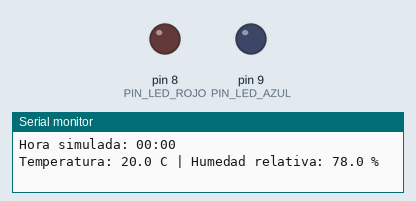
This sketch was run on a simulated Arduino Uno, built with avr-gcc and run on an emulated ATmega328P. On the bench: output pins drawn as LEDs (lit = HIGH), the last lines printed to the serial monitor.

Above: at 1.5 s.
At 6.0 s:
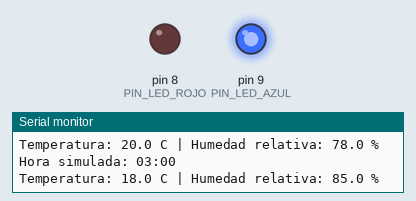
At 16.5 s:
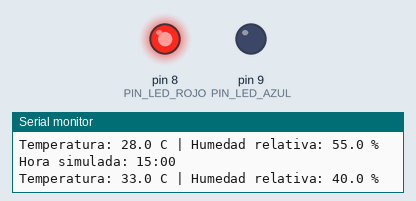
Timing chart, 0 to 31.3 s (numbered marks = the images above):
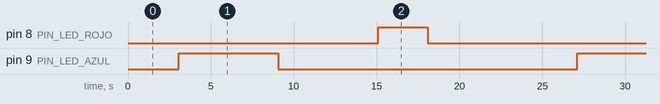

Measured:
- by itself, pin 8 (PIN_LED_ROJO): alternates HIGH for 3.0 s and LOW for 21.0 s
- by itself, pin 9 (PIN_LED_AZUL): alternates HIGH for 6.0 s and LOW for 18.0 s
- by itself, everything shown: repeats every 24.0 s, in 4 steps

The sketch:

sketch.ino
```cpp
/*
  TALLER IoT - Arduino UNO, DHT22 y dos LED
  =======================================================
  OBJETIVO: observar un dia FICTICIO de temperatura/humedad.
  El codigo ya funciona: tu tarea es conectar el circuito.

  CONEXIONES POR REALIZAR EN WOKWI (el diagrama se entrega SIN cables):
    DHT22 VCC  -> Arduino 5V
    DHT22 GND  -> Arduino GND
    DHT22 SDA  -> Arduino D2     (NC queda sin conectar)

    Arduino D8 -> resistencia 220 ohm -> A del LED ROJO
    C del LED ROJO -> Arduino GND
    Arduino D9 -> resistencia 220 ohm -> A del LED AZUL
    C del LED AZUL -> Arduino GND

  LED ROJO: alerta si temperatura >= 30 grados Celsius.
  LED AZUL: alerta si humedad relativa >= 80 %.

  DOS MODOS DE TRABAJO:
  true  = DIA AUTOMATICO (valor inicial): usa arreglos de ejemplo;
          NO usa el DHT22 para obtener temperatura/humedad.
  false = SENSOR DHT22: lee la temperatura/humedad del sensor;
          debes haberlo conectado y puedes mover sus controles.

  NOTA: el ciclo de datos ficticios no cambia los controles graficos
  del DHT22. Los datos se observan en el monitor serie y en los LED.
  No hay Wi-Fi, ni simulacion fisica de un invernadero.
*/

#include <DHT.h>                   // Biblioteca para el sensor DHT22.

// ===================== 1. CONFIGURACION =====================
const bool DIA_AUTOMATICO = true; // Pon false para leer el DHT22.

// Pines: los numeros deben coincidir con los cables del diagrama.
const int PIN_DHT = 2;            // Entrada de datos del DHT22 (D2).
const int PIN_LED_ROJO = 8;       // Salida para alerta de calor (D8).
const int PIN_LED_AZUL = 9;       // Salida para alerta de humedad (D9).

// Limites didacticos: no son recomendaciones agronomicas.
const float LIMITE_CALOR = 30.0;  // LED rojo se enciende desde 30 C.
const float LIMITE_HUMEDAD = 80.0;// LED azul se enciende desde 80 %.

DHT sensor(PIN_DHT, DHT22);       // Crea un objeto para leer el DHT22.

// ===================== 2. DIA FICTICIO =====================
// Cada posicion representa un momento. Los tres arreglos deben
// conservar la misma cantidad de elementos y el mismo orden.
const int HORAS[] =      { 0,  3,  6,  9, 12, 15, 18, 21};
const float TEMPS[] =   {20, 18, 17, 23, 28, 33, 29, 24};
const float HUMEDADES[] = {78, 85, 88, 72, 55, 40, 53, 68};
const int CANTIDAD = sizeof(HORAS) / sizeof(HORAS[0]);
int paso = 0;                     // Indice del momento actual (0 a 7).

// ===================== 3. INICIO =====================
// setup() se ejecuta UNA SOLA VEZ al arrancar el Arduino.
void setup() {
  Serial.begin(9600);            // Activa el monitor serie de Wokwi.
  pinMode(PIN_LED_ROJO, OUTPUT);  // Configura D8 como salida.
  pinMode(PIN_LED_AZUL, OUTPUT);  // Configura D9 como salida.
  digitalWrite(PIN_LED_ROJO, LOW); // Empieza con ambos LED apagados.
  digitalWrite(PIN_LED_AZUL, LOW);
  sensor.begin();                // Prepara la biblioteca del DHT22.

  if (DIA_AUTOMATICO) {
    Serial.println("MODO: dia ficticio automatico (sin lectura DHT22)");
  } else {
    Serial.println("MODO: lecturas del sensor DHT22");
  }
}

// ===================== 4. CICLO CONTINUO =====================
// loop() se repite mientras Arduino permanezca encendido.
void loop() {
  float temperatura;             // float almacena numeros decimales.
  float humedad;

  // if / else: selecciona de donde vienen los datos.
  if (DIA_AUTOMATICO) {
    temperatura = TEMPS[paso];   // Lee un valor del arreglo.
    humedad = HUMEDADES[paso];   // Mismo momento, otro arreglo.
    Serial.print("Hora simulada: ");
    if (HORAS[paso] < 10) Serial.print("0");
    Serial.print(HORAS[paso]);
    Serial.println(":00");
  } else {
    temperatura = sensor.readTemperature(); // Medicion DHT22 en C.
    humedad = sensor.readHumidity();        // Medicion DHT22 en %.

    // Si el sensor no esta conectado, la lectura es invalida.
    if (isnan(temperatura) || isnan(humedad)) {
      Serial.println("ERROR DHT22: comprueba 5V, GND y D2.");
      digitalWrite(PIN_LED_ROJO, LOW);
      digitalWrite(PIN_LED_AZUL, LOW);
      delay(2000);               // Espera 2 segundos para reintentar.
      return;                    // Termina ESTA vuelta del loop().
    }
  }

  // print() escribe sin salto; println() agrega salto de linea.
  Serial.print("Temperatura: ");
  Serial.print(temperatura, 1);
  Serial.print(" C | Humedad relativa: ");
  Serial.print(humedad, 1);
  Serial.println(" %");

  // Compara las mediciones y decide el estado de cada LED.
  if (temperatura >= LIMITE_CALOR) {
    digitalWrite(PIN_LED_ROJO, HIGH); // HIGH enciende el LED rojo.
  } else {
    digitalWrite(PIN_LED_ROJO, LOW);  // LOW apaga el LED rojo.
  }

  if (humedad >= LIMITE_HUMEDAD) {
    digitalWrite(PIN_LED_AZUL, HIGH); // Alerta de humedad alta.
  } else {
    digitalWrite(PIN_LED_AZUL, LOW);
  }

  // En modo automatico, avanza al siguiente momento.
  if (DIA_AUTOMATICO) {
    paso++;                          // Equivale a paso = paso + 1.
    if (paso >= CANTIDAD) paso = 0;  // Vuelve a las 00:00.
    delay(3000);                    // 3 s equivalen a 3 h ficticias.
  } else {
    delay(2000);                    // Lee DHT22 cada 2 segundos.
  }
}
```
